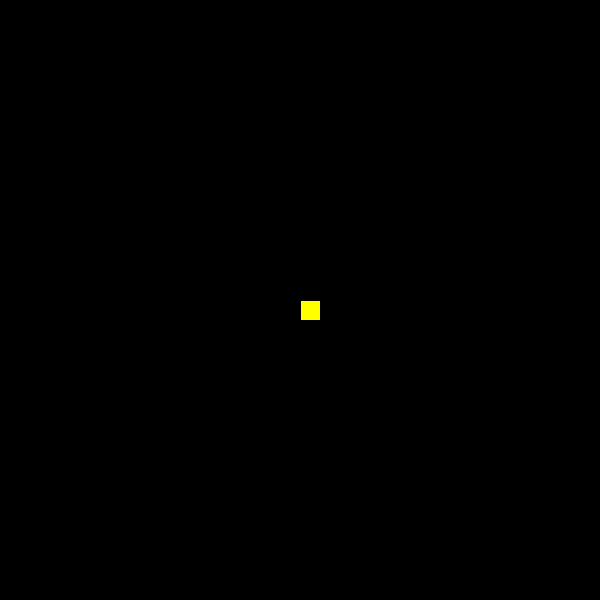
Frame 1 (no input)
Frame 60 (the mouse pressed at the canvas centre just before this capture): identical to frame 1, image omitted
Frame 120 (the mouse held since frame 60 and released just before this capture): identical to frame 1, image omitted

The Processing sketch that drew this single still picture (run headless with seeded random() and noise(); from frame 60 on, the mouse is pressed at the canvas centre):

// Processing sketch: opdracht9_4
// ── opdracht9_4.pde




void setup(){
  size(600,600);
  background(0);
  methode(300,300,20,20);
}


void draw(){
  
}


void methode(int a, int b, int c, int d){
  fill(255,255,0);
  rect(a,b,c,d);
  
  
  
}
